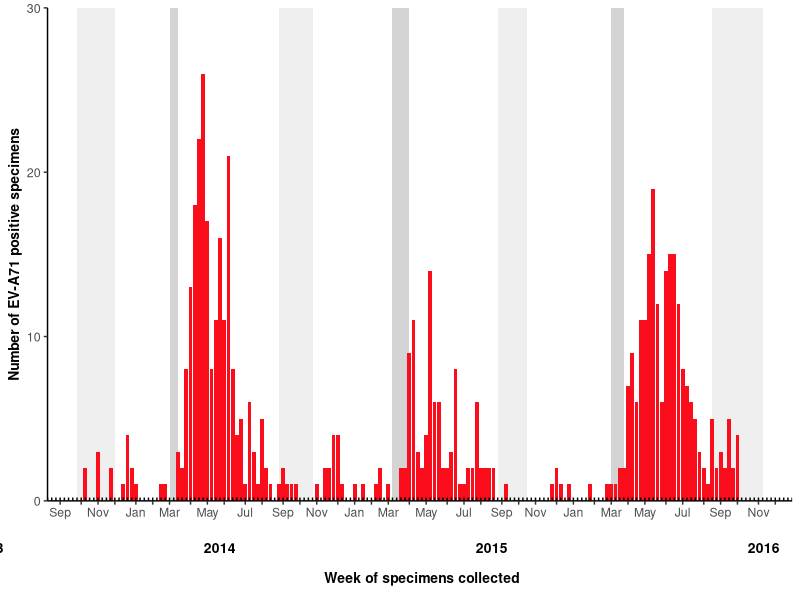
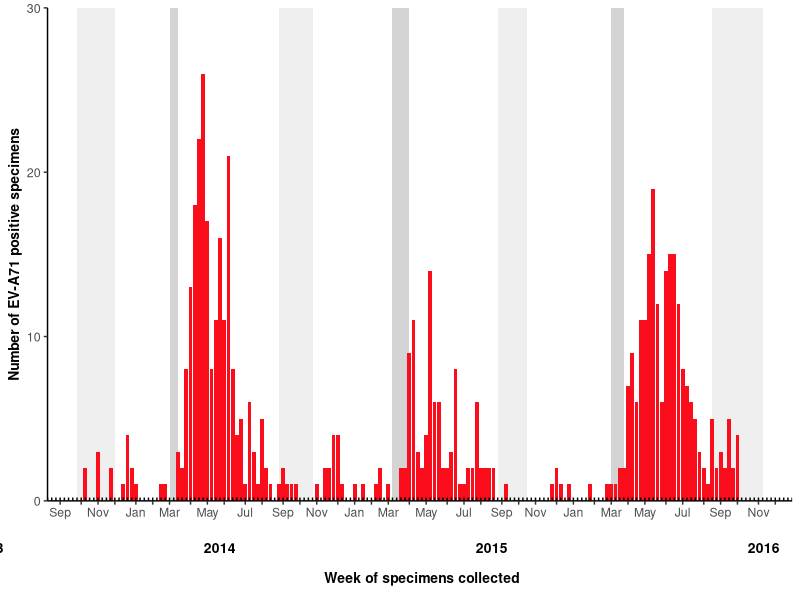

These figures' R source, in order:
#######################################################################
##             A.times serials of EV-A71 Anhua                     ####
#######################################################################
library(readxl)
library(ggplot2)
library(plyr)
library(grid)

##1.lable x axis ####

##1.1 compute consecutive weeks from 2013/9/1 to 2018/8/31, with Monday as 1st day for a week (used for tick week and month in x axis##
s<-as.Date("2013-01-01")
s1<-as.Date("2012-12-31")
e<-as.Date("2016-12-31")
d<-seq(from=s,to=e,by=1)
label.name<-data.frame(d)
p<-as.POSIXlt(d)
p.s<-as.POSIXlt(s1)

label.name$day<-(1:length(d))
label.name$month<-p$mon+1 ##计算每年自然???, p$month start from 0, so plus 1
label.name$week<-as.numeric(strftime(p,format="%W"))+1    ##计算每年自然周次
label.name$week.serial<-as.numeric(floor((label.name$d-s1)/7)+1)   ##计算多年累积周次

label.name$d.string<-as.character(label.name$d)
label.name$month.start.day<-substr(label.name$d.string,9,10)
label.name.sub<-label.name[which(label.name$month.start.day=="01"),]

##1.2 tick month
tick.month<-as.numeric(c(label.name.sub$week.serial)) ##tick the first day of each month

##1.3 label months at x axis
month.name<-c(rep(c("Jan","","Mar","","May","","Jul","","Sep","","Nov",""),4))

##2.ggplot plot: start from 2013.09: No.positive of EV-A71####
virological_EV_A71<-read.csv("virological_EV_A71.csv")
tick.week<-as.numeric(virological_EV_A71$week.serial)  ##tick week
windows(width=10,height=4)
ggplot(virological_EV_A71, aes(x=virological_EV_A71$week.serial, y=NumberEV71PositivebyWeek))+
  theme_bw()+
  geom_rect(aes(xmin=label.name$week.serial[which(label.name$d=="2013-09-23")],xmax=label.name$week.serial[which(label.name$d=="2013-11-25")],ymin=0,ymax=30),alpha=0.03,fill="#DFDFDF")+  ##lower alpha, higher transperency
  geom_rect(aes(xmin=label.name$week.serial[which(label.name$d=="2014-02-25")],xmax=label.name$week.serial[which(label.name$d=="2014-03-11")],ymin=0,ymax=30),alpha=0.01,fill="#C9AAAA")+
  geom_rect(aes(xmin=label.name$week.serial[which(label.name$d=="2014-08-25")],xmax=label.name$week.serial[which(label.name$d=="2014-10-22")],ymin=0,ymax=30),alpha=0.03,fill="#DFDFDF")+
  geom_rect(aes(xmin=label.name$week.serial[which(label.name$d=="2015-03-04")],xmax=label.name$week.serial[which(label.name$d=="2015-03-31")],ymin=0,ymax=30),alpha=0.01,fill="#C9AAAA")+
  geom_rect(aes(xmin=label.name$week.serial[which(label.name$d=="2015-08-26")],xmax=label.name$week.serial[which(label.name$d=="2015-10-14")],ymin=0,ymax=30),alpha=0.03,fill="#DFDFDF")+
  geom_rect(aes(xmin=label.name$week.serial[which(label.name$d=="2016-03-05")],xmax=label.name$week.serial[which(label.name$d=="2016-03-27")],ymin=0,ymax=30),alpha=0.01,fill="#C9AAAA")+
  geom_rect(aes(xmin=label.name$week.serial[which(label.name$d=="2016-08-18")],xmax=label.name$week.serial[which(label.name$d=="2016-11-13")],ymin=0,ymax=30),alpha=0.03,fill="#DFDFDF")+
  geom_bar(stat="identity", fill="#FC0D1B")+  ##repeat bar chart to avoid shadow cover the bar 
  scale_x_continuous(name = "2013                                                  2014                                                            2015                                                            2016                      \n\n Week of specimens collected",limits=c(32,209),expand=c(0,0), breaks=tick.month,labels =month.name)+ ##X limit from 36, represent the surveillance start from sep. 2013
  scale_y_continuous(limits=c(0,30),breaks=seq(0,30,10),name="Number of EV-A71 positive specimens",expand=c(0,0))+
  theme(panel.background=element_blank(),panel.grid =element_blank(),axis.text.y=element_text(size=9),
        panel.border=element_blank(),
        axis.line = element_line(colour = "black"),
        axis.title = element_text(face="bold",size = 10),
        axis.title.x = element_text(vjust = -3.6),
        plot.margin = margin(0.2,0.2,0.8,0.2,"cm"))+
  annotate(geom="segment",y=0,yend=0.2,x=tick.week[32:209],xend=tick.week[32:209]) ##add minor ticks for weeks

ggsave("EV-A71 surveillance_No.EV71.png",width=10,height=4,dpi=600)
